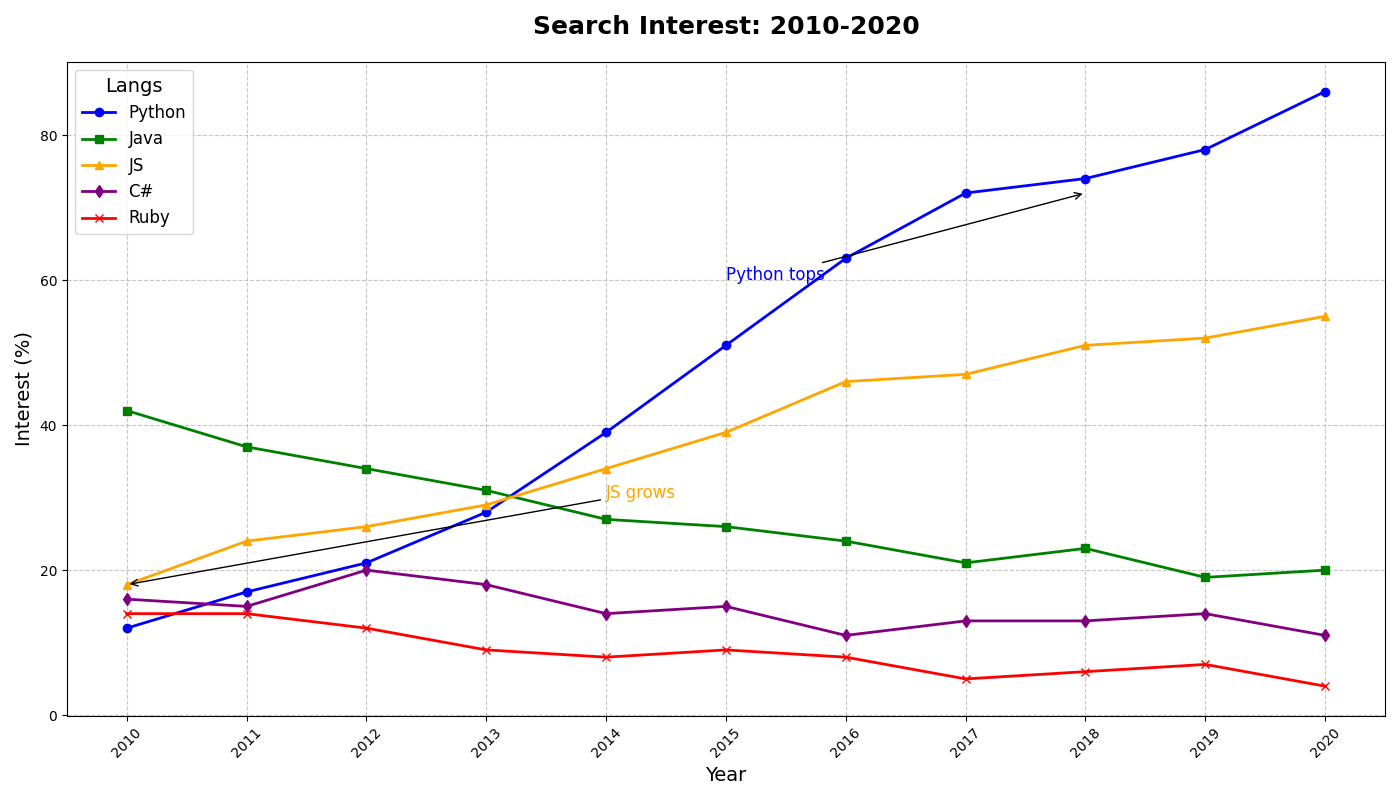

Here is the Python script that generated this plot:
import matplotlib.pyplot as plt
import numpy as np

years = np.arange(2010, 2021)

python_interest = [12, 17, 21, 28, 39, 51, 63, 72, 74, 78, 86]
java_interest = [42, 37, 34, 31, 27, 26, 24, 21, 23, 19, 20]
javascript_interest = [18, 24, 26, 29, 34, 39, 46, 47, 51, 52, 55]
csharp_interest = [16, 15, 20, 18, 14, 15, 11, 13, 13, 14, 11]
ruby_interest = [14, 14, 12, 9, 8, 9, 8, 5, 6, 7, 4]

fig, ax = plt.subplots(figsize=(14, 8))

ax.plot(years, python_interest, marker='o', linestyle='-', color='blue', linewidth=2, label='Python')
ax.plot(years, java_interest, marker='s', linestyle='-', color='green', linewidth=2, label='Java')
ax.plot(years, javascript_interest, marker='^', linestyle='-', color='orange', linewidth=2, label='JS')
ax.plot(years, csharp_interest, marker='d', linestyle='-', color='purple', linewidth=2, label='C#')
ax.plot(years, ruby_interest, marker='x', linestyle='-', color='red', linewidth=2, label='Ruby')

ax.set_title('Search Interest: 2010-2020', fontsize=18, weight='bold', pad=20)
ax.set_xlabel('Year', fontsize=14)
ax.set_ylabel('Interest (%)', fontsize=14)

ax.legend(loc='upper left', fontsize=12, title='Langs', title_fontsize=14)

ax.grid(True, linestyle='--', alpha=0.7)

ax.annotate('Python tops', xy=(2018, 72), xytext=(2015, 60),
            arrowprops=dict(facecolor='black', arrowstyle='->', lw=1), fontsize=12, color='blue')
ax.annotate('JS grows', xy=(2010, 18), xytext=(2014, 30),
            arrowprops=dict(facecolor='black', arrowstyle='->', lw=1), fontsize=12, color='orange')

plt.xticks(years, rotation=45)
plt.tight_layout()
plt.show()
